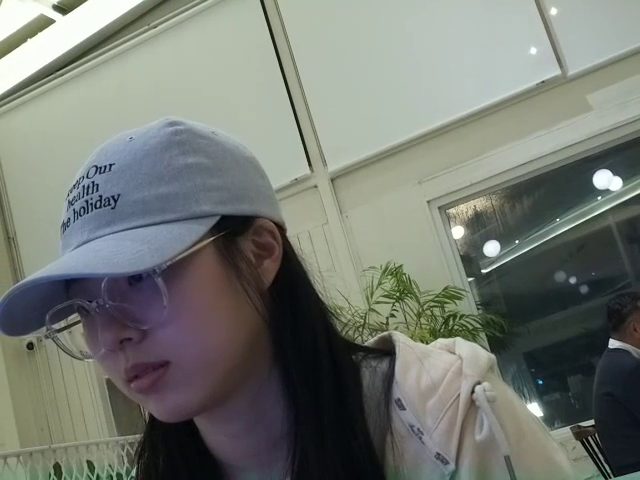
#> input picture frame 11 of ar/data/1.mp4, 640 x 480 px, given in place of normal_13fps.mp4, which was not available
$ python vector_field.py
#> lines starting #> are read from the running program, lines starting #| are printed output that depends on the picture; pictures that were not available may be replaced by others from this repository, and a replacement may not be noted
import cv2
import numpy as np

def draw_optical_flow_arrows(gray_prev, gray, step=10):
    # Optical Flow 계산
    flow = cv2.calcOpticalFlowFarneback(
        gray_prev, gray, None,
        pyr_scale=0.5, levels=3, winsize=15,
        iterations=3, poly_n=5, poly_sigma=1.1,
        flags=0
    )

    h, w = gray.shape
    vis = cv2.cvtColor(gray, cv2.COLOR_GRAY2BGR)

    # 화살표 시각화
    for y in range(0, h, step):
        for x in range(0, w, step):
            fx, fy = flow[y, x]
            end_x = int(x + fx * 5)
            end_y = int(y + fy * 5)
            cv2.arrowedLine(
                vis,
                (x, y),
                (end_x, end_y),
                (0, 0, 255),   # 화살표 색
                1,
                tipLength=0.3
            )

    return vis


# -------------------------------
# ✔ 영상 처리 및 이미지 저장
# -------------------------------

video_path = "./fan/normal_13fps.mp4"
save_dir = "./flow"
step = 12

cap = cv2.VideoCapture(video_path)

ret, frame_prev = cap.read()
#> frame_prev is the input picture: shape (480, 640, 3); mean B, G, R 114.7, 122, 117.5
if not ret:
    raise RuntimeError("첫 프레임을 읽지 못했습니다.")

prev_gray = cv2.cvtColor(frame_prev, cv2.COLOR_BGR2GRAY)
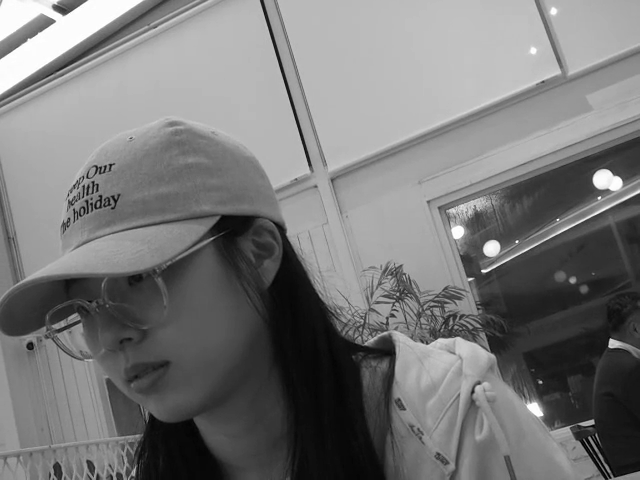
#> prev_gray: shape (480, 640); min 0, max 255, mean 119.8
frame_idx = 0

while True:
    ret, frame = cap.read()
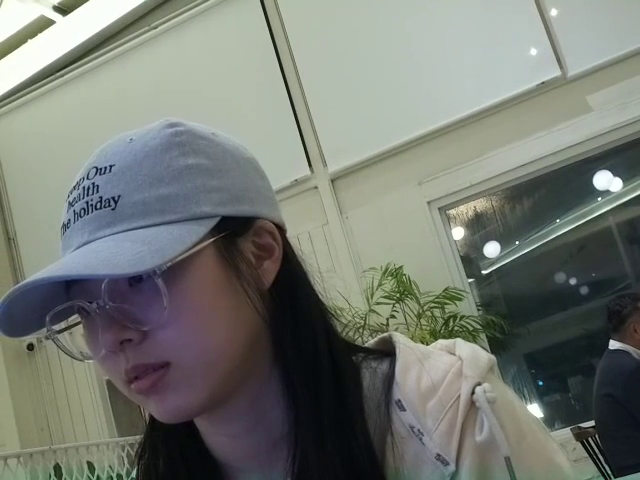
#> input picture frame 12 of ar/data/1.mp4, 640 x 480 px, given in place of normal_13fps.mp4, which was not available
#> frame is the input picture: shape (480, 640, 3); mean B, G, R 115.2, 122.4, 117.9
    if not ret:
        break

    gray = cv2.cvtColor(frame, cv2.COLOR_BGR2GRAY)
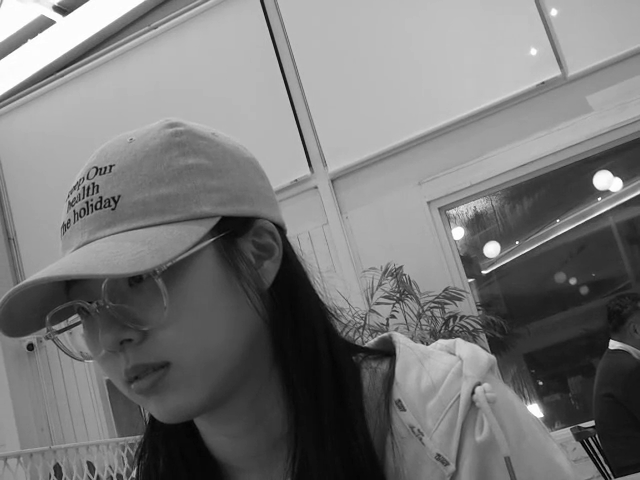
#> gray: shape (480, 640); min 0, max 255, mean 120.2

    vis = draw_optical_flow_arrows(prev_gray, gray, step=step)
#> after the loop in draw_optical_flow_arrows, `for y in range(0, h, step):`:
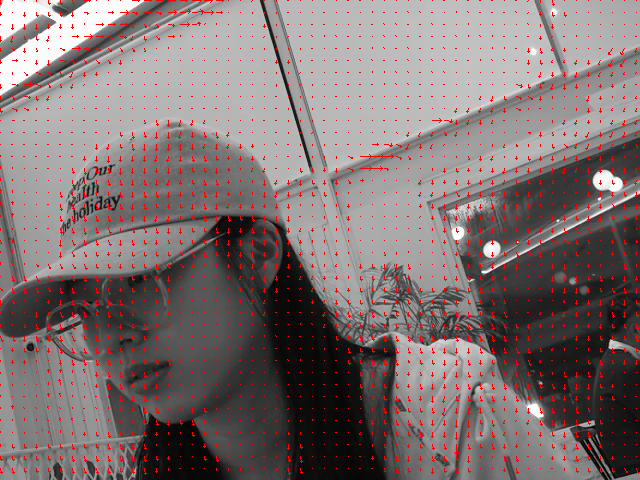
#> vis: shape (480, 640, 3); mean B, G, R 116.3, 116.3, 124.8

    # 이미지 저장
    out_path = f"{save_dir}/flow_{frame_idx:04d}.jpg"
    cv2.imwrite(out_path, vis)

    prev_gray = gray
    frame_idx += 1

cap.release()

$ run again, starting later in the video
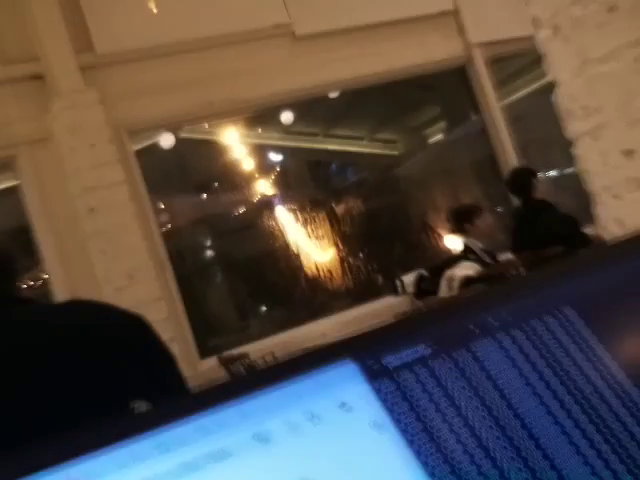
#> input picture frame 49 of ar/data/1.mp4, 640 x 480 px, given in place of normal_13fps.mp4, which was not available
#> frame_prev is the input picture: shape (480, 640, 3); mean B, G, R 68.3, 74.6, 84.4
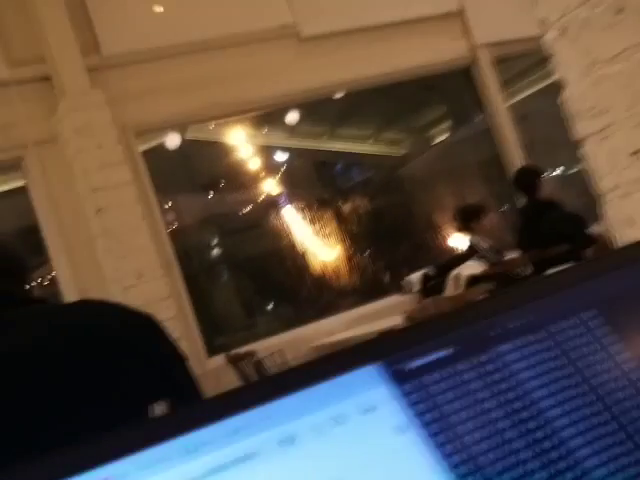
#> input picture frame 50 of ar/data/1.mp4, 640 x 480 px, given in place of normal_13fps.mp4, which was not available
#> frame is the input picture: shape (480, 640, 3); mean B, G, R 66.2, 75.8, 88.9
#> after the loop in draw_optical_flow_arrows, `for y in range(0, h, step):`:
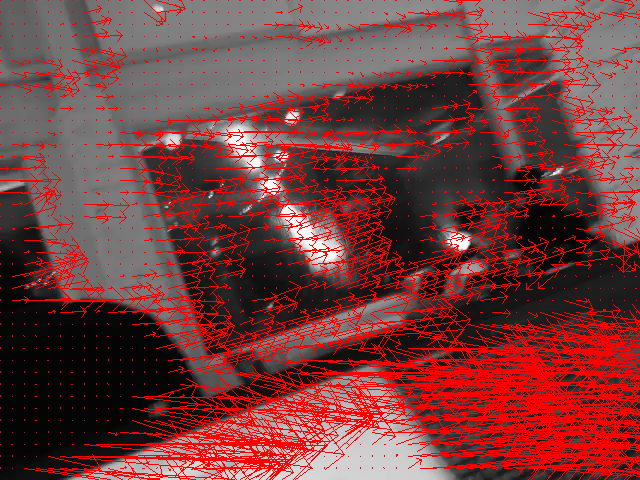
#> vis: shape (480, 640, 3); mean B, G, R 62.1, 62.1, 115

$ run again, starting later in the video
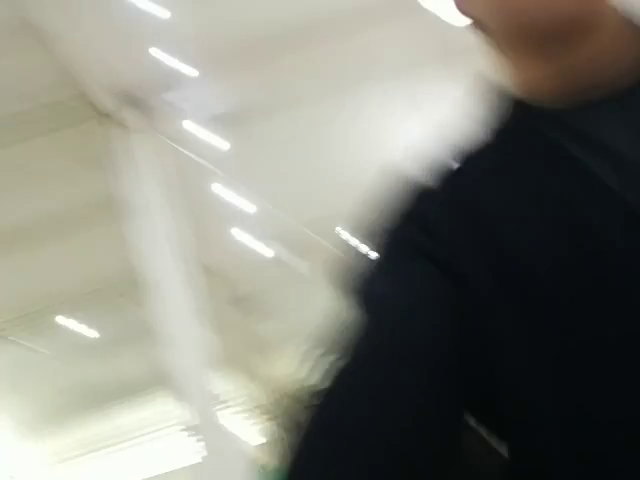
#> input picture frame 88 of ar/data/1.mp4, 640 x 480 px, given in place of normal_13fps.mp4, which was not available
#> frame_prev is the input picture: shape (480, 640, 3); mean B, G, R 120.8, 130.4, 130.1
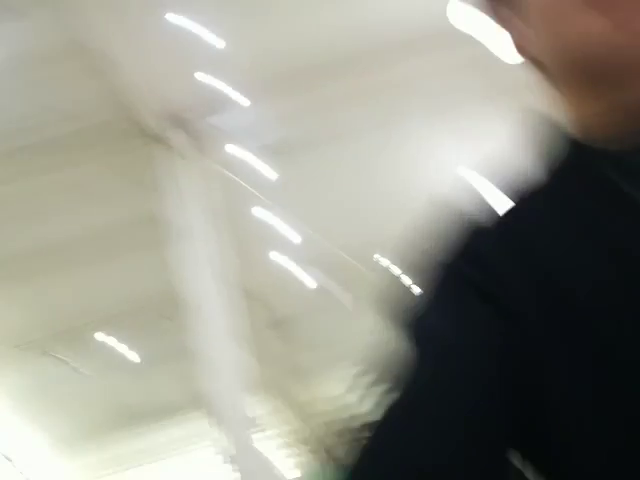
#> input picture frame 89 of ar/data/1.mp4, 640 x 480 px, given in place of normal_13fps.mp4, which was not available
#> frame is the input picture: shape (480, 640, 3); mean B, G, R 137.4, 148.5, 148.9
#> after the loop in draw_optical_flow_arrows, `for y in range(0, h, step):`:
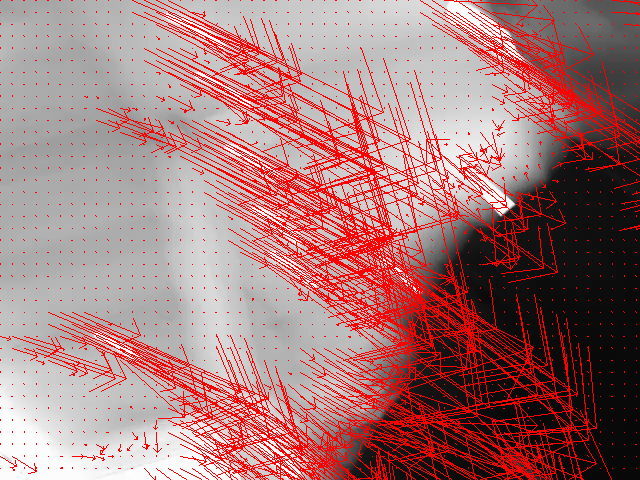
#> vis: shape (480, 640, 3); mean B, G, R 121.5, 121.5, 166.8
